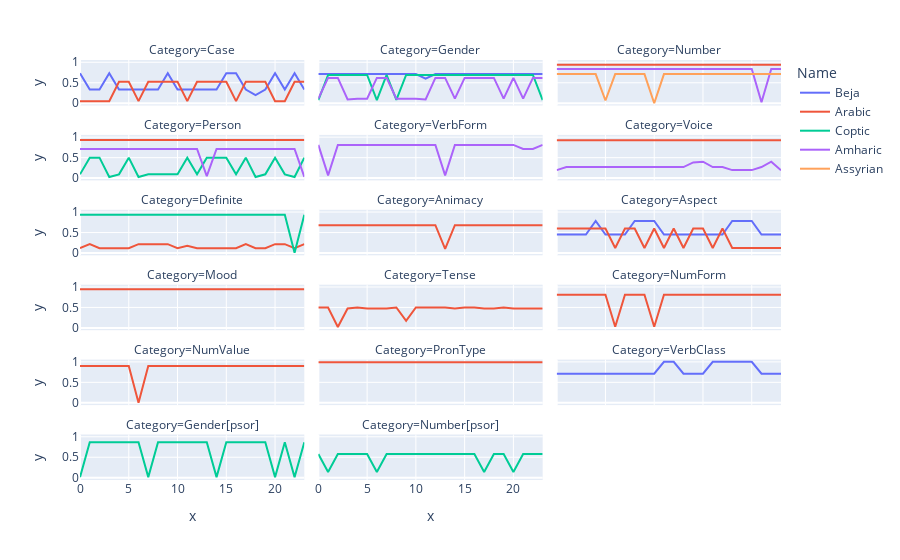

This figure's notebook cell:
### Markdown cell above
### График 2

### Code cell
def update_output(family):
    df_spec = pd.DataFrame(columns = ['Name', 'x', 'y', 'Category'])
    df_spec2 = pd.DataFrame(columns = ['Name', 'x', 'y', 'Category'])
    new_lst = structure[family]

    for el in new_lst:
        df_temp = df1.loc[df1['Name'].isin([el])]
        frames = [df_spec, df_temp]
        df_spec = pd.concat(frames)

    for cat in df_spec['Category'].unique().tolist():
        a = df_spec.loc[df_spec['Category'].isin([cat])]
        
        if len(a['Name'].unique().tolist()) > 2:
            curves = {}

            for index, raw in df_spec.iterrows():
                if raw['Category'] not in curves.keys():
                    curves[raw['Category']] = {}
                if raw['Name'] not in curves[raw['Category']].keys():
                    curves[raw['Category']][raw['Name']] = []
                point = (raw['x'], raw['y'])
                curves[raw['Category']][raw['Name']].append(point)

            distances = {}
            distances[cat] = {}
            nam_line = list(curves[cat].keys())
            for b in range(len(curves[cat].keys())):
                nam_line_spec = list(curves[cat].keys())
                del nam_line_spec[b]
                line_1 = curves[cat][nam_line[b]]
                lang_1 = nam_line[b]
                for name in nam_line_spec:
                    line_2 = curves[cat][name]
                    lang_2 = name
                    compar_name1 = f'{lang_1}:{lang_2}'
                    compar_name2 = f'{lang_2}:{lang_1}'
                    if compar_name1 and compar_name2 not in distances[cat].keys():
                        distances[cat][compar_name1] = frechet_distance(line_1, line_2)

            distances = dict(sorted(distances[cat].items(), key=lambda x: -x[1]))
            compar_distances = {}
            count = 0
            dist_len = 0.8*len(distances.keys())
            pattern1 = int()
            for k in distances.keys():
                count += 1
                if pattern1 == 0:
                    pattern1 =  0.95*distances[k]
                n_index = k.index(':')
                lang1 = k[0:n_index]
                lang2 = k[n_index+1:]
                if distances[k] >= pattern1:
                    if count <= dist_len:
                        if lang1 not in compar_distances.keys():
                            compar_distances[lang1] = []
                            compar_distances[lang1].append(lang1)
                            compar_distances[lang1].append(lang2)
                        else:
                            compar_distances[lang1].append(lang2)
                        if lang2 not in compar_distances.keys():
                            compar_distances[lang2] = []
                            compar_distances[lang2].append(lang2)
                            compar_distances[lang2].append(lang1)
                        else:
                            compar_distances[lang2].append(lang1)
            compar_distances = dict(sorted(compar_distances.items(), key=lambda item: len(item[1])))
            [last] = collections.deque(compar_distances, maxlen=1)
            need_lang = compar_distances[last]
            
            if len(need_lang) >= 6:
                need_lang = need_lang[:6]

            for el in need_lang:
                b = df_spec2.loc[df_spec2['Category'].isin([cat])]
                b = b['Name'].unique().tolist()
                if el not in b:
                    df_temp = df_spec.loc[df_spec['Name'].isin([el])]
                    df_temp = df_temp.loc[df_temp['Category'].isin([cat])]
                    frames = [df_spec2, df_temp]
                    df_spec2 = pd.concat(frames)
        else:
            df_temp = df_spec[df_spec['Category'].isin([cat])]
            frames = [df_spec2, df_temp]
            df_spec2 = pd.concat(frames)
    a = df_spec2.loc[df_spec2['Category'].isin(['Aspect'])]
    fig = px.line(df_spec2, x='x', y='y', facet_col='Category', color='Name', facet_col_wrap=3)
    return fig
update_output('Afro-Asiatic')

### Figure 1 — Plotly figure (JSON) as saved in the notebook; plotly's stock layout.template omitted (floating-point values rounded to 4 significant figures)
{"data": [{"hovertemplate": "Name=Beja<br>Category=Case<br>x=%{x}<br>y=%{y}<extra></extra>", "legendgroup": "Beja", "line": {"color": "#636efa", "dash": "solid"}, "marker": {"symbol": "circle"}, "mode": "lines", "name": "Beja", "orientation": "v", "showlegend": true, "type": "scatter", "x": [0, 1, 2, 3, 4, 5, 6, 7, 8, 9, 10, 11, 12, 13, 14, 15, 16, 17, 18, 19, 20, 21, 22, 23], "xaxis": "x16", "y": [0.733, 0.333, 0.333, 0.733, 0.333, 0.333, 0.333, 0.333, 0.333, 0.733, 0.333, 0.333, 0.333, 0.333, 0.333, 0.733, 0.733, 0.333, 0.2, 0.333, 0.733, 0.333, 0.733, 0.333], "yaxis": "y16"}, {"hovertemplate": "Name=Beja<br>Category=Gender<br>x=%{x}<br>y=%{y}<extra></extra>", "legendgroup": "Beja", "line": {"color": "#636efa", "dash": "solid"}, "marker": {"symbol": "circle"}, "mode": "lines", "name": "Beja", "orientation": "v", "showlegend": false, "type": "scatter", "x": [0, 1, 2, 3, 4, 5, 6, 7, 8, 9, 10, 11, 12, 13, 14, 15, 16, 17, 18, 19, 20, 21, 22, 23], "xaxis": "x17", "y": [0.711, 0.711, 0.711, 0.711, 0.711, 0.711, 0.711, 0.711, 0.711, 0.711, 0.711, 0.6, 0.711, 0.711, 0.711, 0.711, 0.711, 0.711, 0.711, 0.711, 0.711, 0.711, 0.711, 0.711], "yaxis": "y17"}, {"hovertemplate": "Name=Beja<br>Category=Aspect<br>x=%{x}<br>y=%{y}<extra></extra>", "legendgroup": "Beja", "line": {"color": "#636efa", "dash": "solid"}, "marker": {"symbol": "circle"}, "mode": "lines", "name": "Beja", "orientation": "v", "showlegend": false, "type": "scatter", "x": [0, 1, 2, 3, 4, 5, 6, 7, 8, 9, 10, 11, 12, 13, 14, 15, 16, 17, 18, 19, 20, 21, 22, 23], "xaxis": "x12", "y": [0.45, 0.45, 0.45, 0.45, 0.781, 0.45, 0.45, 0.45, 0.781, 0.781, 0.781, 0.45, 0.45, 0.45, 0.45, 0.45, 0.45, 0.45, 0.781, 0.781, 0.781, 0.45, 0.45, 0.45], "yaxis": "y12"}, {"hovertemplate": "Name=Beja<br>Category=VerbClass<br>x=%{x}<br>y=%{y}<extra></extra>", "legendgroup": "Beja", "line": {"color": "#636efa", "dash": "solid"}, "marker": {"symbol": "circle"}, "mode": "lines", "name": "Beja", "orientation": "v", "showlegend": false, "type": "scatter", "x": [0, 1, 2, 3, 4, 5, 6, 7, 8, 9, 10, 11, 12, 13, 14, 15, 16, 17, 18, 19, 20, 21, 22, 23], "xaxis": "x6", "y": [0.711, 0.711, 0.711, 0.711, 0.711, 0.711, 0.711, 0.711, 0.711, 0.711, 0.711, 1, 1, 0.711, 0.711, 0.711, 1, 1, 1, 1, 1, 0.711, 0.711, 0.711], "yaxis": "y6"}, {"hovertemplate": "Name=Arabic<br>Category=Case<br>x=%{x}<br>y=%{y}<extra></extra>", "legendgroup": "Arabic", "line": {"color": "#EF553B", "dash": "solid"}, "marker": {"symbol": "circle"}, "mode": "lines", "name": "Arabic", "orientation": "v", "showlegend": true, "type": "scatter", "x": [0, 1, 2, 3, 4, 5, 6, 7, 8, 9, 10, 11, 12, 13, 14, 15, 16, 17, 18, 19, 20, 21, 22, 23], "xaxis": "x16", "y": [0.051, 0.048, 0.051, 0.051, 0.524, 0.524, 0.051, 0.524, 0.524, 0.524, 0.524, 0.051, 0.524, 0.524, 0.524, 0.524, 0.051, 0.524, 0.524, 0.524, 0.048, 0.048, 0.524, 0.524], "yaxis": "y16"}, {"hovertemplate": "Name=Arabic<br>Category=Number<br>x=%{x}<br>y=%{y}<extra></extra>", "legendgroup": "Arabic", "line": {"color": "#EF553B", "dash": "solid"}, "marker": {"symbol": "circle"}, "mode": "lines", "name": "Arabic", "orientation": "v", "showlegend": false, "type": "scatter", "x": [0, 1, 2, 3, 4, 5, 6, 7, 8, 9, 10, 11, 12, 13, 14, 15, 16, 17, 18, 19, 20, 21, 22, 23], "xaxis": "x18", "y": [0.942, 0.942, 0.942, 0.942, 0.942, 0.942, 0.942, 0.942, 0.942, 0.942, 0.942, 0.942, 0.942, 0.942, 0.942, 0.942, 0.942, 0.942, 0.942, 0.942, 0.942, 0.942, 0.942, 0.942], "yaxis": "y18"}, {"hovertemplate": "Name=Arabic<br>Category=Person<br>x=%{x}<br>y=%{y}<extra></extra>", "legendgroup": "Arabic", "line": {"color": "#EF553B", "dash": "solid"}, "marker": {"symbol": "circle"}, "mode": "lines", "name": "Arabic", "orientation": "v", "showlegend": false, "type": "scatter", "x": [0, 1, 2, 3, 4, 5, 6, 7, 8, 9, 10, 11, 12, 13, 14, 15, 16, 17, 18, 19, 20, 21, 22, 23], "xaxis": "x13", "y": [0.933, 0.933, 0.933, 0.933, 0.933, 0.933, 0.933, 0.933, 0.933, 0.933, 0.933, 0.933, 0.933, 0.933, 0.933, 0.933, 0.933, 0.933, 0.933, 0.933, 0.933, 0.933, 0.933, 0.933], "yaxis": "y13"}, {"hovertemplate": "Name=Arabic<br>Category=Voice<br>x=%{x}<br>y=%{y}<extra></extra>", "legendgroup": "Arabic", "line": {"color": "#EF553B", "dash": "solid"}, "marker": {"symbol": "circle"}, "mode": "lines", "name": "Arabic", "orientation": "v", "showlegend": false, "type": "scatter", "x": [0, 1, 2, 3, 4, 5, 6, 7, 8, 9, 10, 11, 12, 13, 14, 15, 16, 17, 18, 19, 20, 21, 22, 23], "xaxis": "x15", "y": [0.924, 0.924, 0.924, 0.924, 0.924, 0.924, 0.924, 0.924, 0.924, 0.924, 0.924, 0.924, 0.924, 0.924, 0.924, 0.924, 0.924, 0.924, 0.924, 0.924, 0.924, 0.924, 0.924, 0.924], "yaxis": "y15"}, {"hovertemplate": "Name=Arabic<br>Category=Definite<br>x=%{x}<br>y=%{y}<extra></extra>", "legendgroup": "Arabic", "line": {"color": "#EF553B", "dash": "solid"}, "marker": {"symbol": "circle"}, "mode": "lines", "name": "Arabic", "orientation": "v", "showlegend": false, "type": "scatter", "x": [0, 1, 2, 3, 4, 5, 6, 7, 8, 9, 10, 11, 12, 13, 14, 15, 16, 17, 18, 19, 20, 21, 22, 23], "xaxis": "x10", "y": [0.118, 0.216, 0.118, 0.118, 0.118, 0.118, 0.216, 0.216, 0.216, 0.216, 0.118, 0.174, 0.118, 0.118, 0.118, 0.118, 0.118, 0.216, 0.118, 0.118, 0.216, 0.216, 0.117, 0.216], "yaxis": "y10"}, {"hovertemplate": "Name=Arabic<br>Category=Animacy<br>x=%{x}<br>y=%{y}<extra></extra>", "legendgroup": "Arabic", "line": {"color": "#EF553B", "dash": "solid"}, "marker": {"symbol": "circle"}, "mode": "lines", "name": "Arabic", "orientation": "v", "showlegend": false, "type": "scatter", "x": [0, 1, 2, 3, 4, 5, 6, 7, 8, 9, 10, 11, 12, 13, 14, 15, 16, 17, 18, 19, 20, 21, 22, 23], "xaxis": "x11", "y": [0.681, 0.681, 0.681, 0.681, 0.681, 0.681, 0.681, 0.681, 0.681, 0.681, 0.681, 0.681, 0.681, 0.101, 0.681, 0.681, 0.681, 0.681, 0.681, 0.681, 0.681, 0.681, 0.681, 0.681], "yaxis": "y11"}, {"hovertemplate": "Name=Arabic<br>Category=Aspect<br>x=%{x}<br>y=%{y}<extra></extra>", "legendgroup": "Arabic", "line": {"color": "#EF553B", "dash": "solid"}, "marker": {"symbol": "circle"}, "mode": "lines", "name": "Arabic", "orientation": "v", "showlegend": false, "type": "scatter", "x": [0, 1, 2, 3, 4, 5, 6, 7, 8, 9, 10, 11, 12, 13, 14, 15, 16, 17, 18, 19, 20, 21, 22, 23], "xaxis": "x12", "y": [0.6, 0.6, 0.6, 0.6, 0.6, 0.6, 0.124, 0.6, 0.6, 0.124, 0.6, 0.124, 0.6, 0.124, 0.6, 0.6, 0.124, 0.6, 0.124, 0.124, 0.124, 0.124, 0.124, 0.124], "yaxis": "y12"}, {"hovertemplate": "Name=Arabic<br>Category=Mood<br>x=%{x}<br>y=%{y}<extra></extra>", "legendgroup": "Arabic", "line": {"color": "#EF553B", "dash": "solid"}, "marker": {"symbol": "circle"}, "mode": "lines", "name": "Arabic", "orientation": "v", "showlegend": false, "type": "scatter", "x": [0, 1, 2, 3, 4, 5, 6, 7, 8, 9, 10, 11, 12, 13, 14, 15, 16, 17, 18, 19, 20, 21, 22, 23], "xaxis": "x7", "y": [0.945, 0.945, 0.945, 0.945, 0.945, 0.945, 0.945, 0.945, 0.945, 0.945, 0.945, 0.945, 0.945, 0.945, 0.945, 0.945, 0.945, 0.945, 0.945, 0.945, 0.945, 0.945, 0.945, 0.945], "yaxis": "y7"}, {"hovertemplate": "Name=Arabic<br>Category=Tense<br>x=%{x}<br>y=%{y}<extra></extra>", "legendgroup": "Arabic", "line": {"color": "#EF553B", "dash": "solid"}, "marker": {"symbol": "circle"}, "mode": "lines", "name": "Arabic", "orientation": "v", "showlegend": false, "type": "scatter", "x": [0, 1, 2, 3, 4, 5, 6, 7, 8, 9, 10, 11, 12, 13, 14, 15, 16, 17, 18, 19, 20, 21, 22, 23], "xaxis": "x8", "y": [0.499, 0.499, 0.022, 0.476, 0.499, 0.476, 0.476, 0.476, 0.499, 0.175, 0.499, 0.499, 0.499, 0.499, 0.476, 0.499, 0.499, 0.476, 0.476, 0.499, 0.476, 0.476, 0.476, 0.476], "yaxis": "y8"}, {"hovertemplate": "Name=Arabic<br>Category=NumForm<br>x=%{x}<br>y=%{y}<extra></extra>", "legendgroup": "Arabic", "line": {"color": "#EF553B", "dash": "solid"}, "marker": {"symbol": "circle"}, "mode": "lines", "name": "Arabic", "orientation": "v", "showlegend": false, "type": "scatter", "x": [0, 1, 2, 3, 4, 5, 6, 7, 8, 9, 10, 11, 12, 13, 14, 15, 16, 17, 18, 19, 20, 21, 22, 23], "xaxis": "x9", "y": [0.812, 0.812, 0.812, 0.812, 0.812, 0.812, 0.029, 0.812, 0.812, 0.812, 0.029, 0.812, 0.812, 0.812, 0.812, 0.812, 0.812, 0.812, 0.812, 0.812, 0.812, 0.812, 0.812, 0.812], "yaxis": "y9"}, {"hovertemplate": "Name=Arabic<br>Category=NumValue<br>x=%{x}<br>y=%{y}<extra></extra>", "legendgroup": "Arabic", "line": {"color": "#EF553B", "dash": "solid"}, "marker": {"symbol": "circle"}, "mode": "lines", "name": "Arabic", "orientation": "v", "showlegend": false, "type": "scatter", "x": [0, 1, 2, 3, 4, 5, 6, 7, 8, 9, 10, 11, 12, 13, 14, 15, 16, 17, 18, 19, 20, 21, 22, 23], "xaxis": "x4", "y": [0.897, 0.897, 0.897, 0.897, 0.897, 0.897, 0, 0.897, 0.897, 0.897, 0.897, 0.897, 0.897, 0.897, 0.897, 0.897, 0.897, 0.897, 0.897, 0.897, 0.897, 0.897, 0.897, 0.897], "yaxis": "y4"}, {"hovertemplate": "Name=Arabic<br>Category=PronType<br>x=%{x}<br>y=%{y}<extra></extra>", "legendgroup": "Arabic", "line": {"color": "#EF553B", "dash": "solid"}, "marker": {"symbol": "circle"}, "mode": "lines", "name": "Arabic", "orientation": "v", "showlegend": false, "type": "scatter", "x": [0, 1, 2, 3, 4, 5, 6, 7, 8, 9, 10, 11, 12, 13, 14, 15, 16, 17, 18, 19, 20, 21, 22, 23], "xaxis": "x5", "y": [0.991, 0.991, 0.991, 0.991, 0.991, 0.991, 0.991, 0.991, 0.991, 0.991, 0.991, 0.991, 0.991, 0.991, 0.991, 0.991, 0.991, 0.991, 0.991, 0.991, 0.991, 0.991, 0.991, 0.991], "yaxis": "y5"}, {"hovertemplate": "Name=Coptic<br>Category=Gender<br>x=%{x}<br>y=%{y}<extra></extra>", "legendgroup": "Coptic", "line": {"color": "#00cc96", "dash": "solid"}, "marker": {"symbol": "circle"}, "mode": "lines", "name": "Coptic", "orientation": "v", "showlegend": true, "type": "scatter", "x": [0, 1, 2, 3, 4, 5, 6, 7, 8, 9, 10, 11, 12, 13, 14, 15, 16, 17, 18, 19, 20, 21, 22, 23], "xaxis": "x17", "y": [0.075, 0.692, 0.692, 0.692, 0.692, 0.692, 0.075, 0.692, 0.081, 0.692, 0.692, 0.692, 0.692, 0.692, 0.692, 0.692, 0.692, 0.692, 0.692, 0.692, 0.692, 0.692, 0.692, 0.075], "yaxis": "y17"}, {"hovertemplate": "Name=Coptic<br>Category=Person<br>x=%{x}<br>y=%{y}<extra></extra>", "legendgroup": "Coptic", "line": {"color": "#00cc96", "dash": "solid"}, "marker": {"symbol": "circle"}, "mode": "lines", "name": "Coptic", "orientation": "v", "showlegend": false, "type": "scatter", "x": [0, 1, 2, 3, 4, 5, 6, 7, 8, 9, 10, 11, 12, 13, 14, 15, 16, 17, 18, 19, 20, 21, 22, 23], "xaxis": "x13", "y": [0.092, 0.5, 0.5, 0.026, 0.092, 0.5, 0.026, 0.092, 0.093, 0.093, 0.093, 0.5, 0.092, 0.5, 0.5, 0.5, 0.093, 0.5, 0.026, 0.093, 0.5, 0.092, 0.026, 0.5], "yaxis": "y13"}, {"hovertemplate": "Name=Coptic<br>Category=Definite<br>x=%{x}<br>y=%{y}<extra></extra>", "legendgroup": "Coptic", "line": {"color": "#00cc96", "dash": "solid"}, "marker": {"symbol": "circle"}, "mode": "lines", "name": "Coptic", "orientation": "v", "showlegend": false, "type": "scatter", "x": [0, 1, 2, 3, 4, 5, 6, 7, 8, 9, 10, 11, 12, 13, 14, 15, 16, 17, 18, 19, 20, 21, 22, 23], "xaxis": "x10", "y": [0.933, 0.933, 0.933, 0.933, 0.933, 0.933, 0.933, 0.933, 0.933, 0.933, 0.933, 0.933, 0.933, 0.933, 0.933, 0.933, 0.933, 0.933, 0.933, 0.933, 0.933, 0.933, 0.009, 0.933], "yaxis": "y10"}, {"hovertemplate": "Name=Coptic<br>Category=Gender[psor]<br>x=%{x}<br>y=%{y}<extra></extra>", "legendgroup": "Coptic", "line": {"color": "#00cc96", "dash": "solid"}, "marker": {"symbol": "circle"}, "mode": "lines", "name": "Coptic", "orientation": "v", "showlegend": false, "type": "scatter", "x": [0, 1, 2, 3, 4, 5, 6, 7, 8, 9, 10, 11, 12, 13, 14, 15, 16, 17, 18, 19, 20, 21, 22, 23], "xaxis": "x", "y": [0.015, 0.867, 0.867, 0.867, 0.867, 0.867, 0.867, 0.015, 0.867, 0.867, 0.867, 0.867, 0.867, 0.867, 0.015, 0.867, 0.867, 0.867, 0.867, 0.867, 0.015, 0.867, 0.015, 0.867], "yaxis": "y"}, {"hovertemplate": "Name=Coptic<br>Category=Number[psor]<br>x=%{x}<br>y=%{y}<extra></extra>", "legendgroup": "Coptic", "line": {"color": "#00cc96", "dash": "solid"}, "marker": {"symbol": "circle"}, "mode": "lines", "name": "Coptic", "orientation": "v", "showlegend": false, "type": "scatter", "x": [0, 1, 2, 3, 4, 5, 6, 7, 8, 9, 10, 11, 12, 13, 14, 15, 16, 17, 18, 19, 20, 21, 22, 23], "xaxis": "x2", "y": [0.577, 0.138, 0.577, 0.577, 0.593, 0.577, 0.138, 0.577, 0.577, 0.577, 0.577, 0.577, 0.577, 0.577, 0.577, 0.577, 0.577, 0.138, 0.577, 0.577, 0.138, 0.577, 0.577, 0.577], "yaxis": "y2"}, {"hovertemplate": "Name=Amharic<br>Category=Gender<br>x=%{x}<br>y=%{y}<extra></extra>", "legendgroup": "Amharic", "line": {"color": "#ab63fa", "dash": "solid"}, "marker": {"symbol": "circle"}, "mode": "lines", "name": "Amharic", "orientation": "v", "showlegend": true, "type": "scatter", "x": [0, 1, 2, 3, 4, 5, 6, 7, 8, 9, 10, 11, 12, 13, 14, 15, 16, 17, 18, 19, 20, 21, 22, 23], "xaxis": "x17", "y": [0.112, 0.618, 0.618, 0.091, 0.112, 0.112, 0.618, 0.618, 0.112, 0.112, 0.112, 0.091, 0.618, 0.618, 0.112, 0.618, 0.618, 0.618, 0.618, 0.112, 0.618, 0.112, 0.618, 0.618], "yaxis": "y17"}, {"hovertemplate": "Name=Amharic<br>Category=Number<br>x=%{x}<br>y=%{y}<extra></extra>", "legendgroup": "Amharic", "line": {"color": "#ab63fa", "dash": "solid"}, "marker": {"symbol": "circle"}, "mode": "lines", "name": "Amharic", "orientation": "v", "showlegend": false, "type": "scatter", "x": [0, 1, 2, 3, 4, 5, 6, 7, 8, 9, 10, 11, 12, 13, 14, 15, 16, 17, 18, 19, 20, 21, 22, 23], "xaxis": "x18", "y": [0.834, 0.834, 0.834, 0.834, 0.834, 0.834, 0.834, 0.834, 0.834, 0.834, 0.834, 0.834, 0.834, 0.834, 0.834, 0.834, 0.834, 0.834, 0.834, 0.834, 0.834, 0.023, 0.834, 0.834], "yaxis": "y18"}, {"hovertemplate": "Name=Amharic<br>Category=Person<br>x=%{x}<br>y=%{y}<extra></extra>", "legendgroup": "Amharic", "line": {"color": "#ab63fa", "dash": "solid"}, "marker": {"symbol": "circle"}, "mode": "lines", "name": "Amharic", "orientation": "v", "showlegend": false, "type": "scatter", "x": [0, 1, 2, 3, 4, 5, 6, 7, 8, 9, 10, 11, 12, 13, 14, 15, 16, 17, 18, 19, 20, 21, 22, 23], "xaxis": "x13", "y": [0.714, 0.714, 0.714, 0.714, 0.714, 0.714, 0.714, 0.714, 0.714, 0.714, 0.714, 0.714, 0.714, 0.05, 0.714, 0.714, 0.714, 0.714, 0.714, 0.714, 0.714, 0.714, 0.714, 0.031], "yaxis": "y13"}, {"hovertemplate": "Name=Amharic<br>Category=VerbForm<br>x=%{x}<br>y=%{y}<extra></extra>", "legendgroup": "Amharic", "line": {"color": "#ab63fa", "dash": "solid"}, "marker": {"symbol": "circle"}, "mode": "lines", "name": "Amharic", "orientation": "v", "showlegend": false, "type": "scatter", "x": [0, 1, 2, 3, 4, 5, 6, 7, 8, 9, 10, 11, 12, 13, 14, 15, 16, 17, 18, 19, 20, 21, 22, 23], "xaxis": "x14", "y": [0.811, 0.067, 0.811, 0.811, 0.811, 0.811, 0.811, 0.811, 0.811, 0.811, 0.811, 0.811, 0.811, 0.067, 0.811, 0.811, 0.811, 0.811, 0.811, 0.811, 0.811, 0.711, 0.711, 0.811], "yaxis": "y14"}, {"hovertemplate": "Name=Amharic<br>Category=Voice<br>x=%{x}<br>y=%{y}<extra></extra>", "legendgroup": "Amharic", "line": {"color": "#ab63fa", "dash": "solid"}, "marker": {"symbol": "circle"}, "mode": "lines", "name": "Amharic", "orientation": "v", "showlegend": false, "type": "scatter", "x": [0, 1, 2, 3, 4, 5, 6, 7, 8, 9, 10, 11, 12, 13, 14, 15, 16, 17, 18, 19, 20, 21, 22, 23], "xaxis": "x15", "y": [0.196, 0.271, 0.271, 0.271, 0.271, 0.271, 0.271, 0.271, 0.271, 0.271, 0.271, 0.271, 0.271, 0.271, 0.383, 0.402, 0.271, 0.271, 0.196, 0.196, 0.196, 0.271, 0.402, 0.191], "yaxis": "y15"}, {"hovertemplate": "Name=Assyrian<br>Category=Number<br>x=%{x}<br>y=%{y}<extra></extra>", "legendgroup": "Assyrian", "line": {"color": "#FFA15A", "dash": "solid"}, "marker": {"symbol": "circle"}, "mode": "lines", "name": "Assyrian", "orientation": "v", "showlegend": true, "type": "scatter", "x": [0, 1, 2, 3, 4, 5, 6, 7, 8, 9, 10, 11, 12, 13, 14, 15, 16, 17, 18, 19, 20, 21, 22, 23], "xaxis": "x18", "y": [0.711, 0.711, 0.711, 0.711, 0.711, 0.067, 0.711, 0.711, 0.711, 0.711, 0, 0.711, 0.711, 0.711, 0.711, 0.711, 0.711, 0.711, 0.711, 0.711, 0.711, 0.711, 0.711, 0.711], "yaxis": "y18"}], "layout": {"annotations": [{"font": {}, "showarrow": false, "text": "Category=Gender[psor]", "x": 0.16, "xanchor": "center", "xref": "paper", "y": 0.1083, "yanchor": "bottom", "yref": "paper"}, {"font": {}, "showarrow": false, "text": "Category=Number[psor]", "x": 0.5, "xanchor": "center", "xref": "paper", "y": 0.1083, "yanchor": "bottom", "yref": "paper"}, {"font": {}, "showarrow": false, "text": "Category=NumValue", "x": 0.16, "xanchor": "center", "xref": "paper", "y": 0.2867, "yanchor": "bottom", "yref": "paper"}, {"font": {}, "showarrow": false, "text": "Category=PronType", "x": 0.5, "xanchor": "center", "xref": "paper", "y": 0.2867, "yanchor": "bottom", "yref": "paper"}, {"font": {}, "showarrow": false, "text": "Category=VerbClass", "x": 0.84, "xanchor": "center", "xref": "paper", "y": 0.2867, "yanchor": "bottom", "yref": "paper"}, {"font": {}, "showarrow": false, "text": "Category=Mood", "x": 0.16, "xanchor": "center", "xref": "paper", "y": 0.465, "yanchor": "bottom", "yref": "paper"}, {"font": {}, "showarrow": false, "text": "Category=Tense", "x": 0.5, "xanchor": "center", "xref": "paper", "y": 0.465, "yanchor": "bottom", "yref": "paper"}, {"font": {}, "showarrow": false, "text": "Category=NumForm", "x": 0.84, "xanchor": "center", "xref": "paper", "y": 0.465, "yanchor": "bottom", "yref": "paper"}, {"font": {}, "showarrow": false, "text": "Category=Definite", "x": 0.16, "xanchor": "center", "xref": "paper", "y": 0.6433, "yanchor": "bottom", "yref": "paper"}, {"font": {}, "showarrow": false, "text": "Category=Animacy", "x": 0.5, "xanchor": "center", "xref": "paper", "y": 0.6433, "yanchor": "bottom", "yref": "paper"}, {"font": {}, "showarrow": false, "text": "Category=Aspect", "x": 0.84, "xanchor": "center", "xref": "paper", "y": 0.6433, "yanchor": "bottom", "yref": "paper"}, {"font": {}, "showarrow": false, "text": "Category=Person", "x": 0.16, "xanchor": "center", "xref": "paper", "y": 0.8217, "yanchor": "bottom", "yref": "paper"}, {"font": {}, "showarrow": false, "text": "Category=VerbForm", "x": 0.5, "xanchor": "center", "xref": "paper", "y": 0.8217, "yanchor": "bottom", "yref": "paper"}, {"font": {}, "showarrow": false, "text": "Category=Voice", "x": 0.84, "xanchor": "center", "xref": "paper", "y": 0.8217, "yanchor": "bottom", "yref": "paper"}, {"font": {}, "showarrow": false, "text": "Category=Case", "x": 0.16, "xanchor": "center", "xref": "paper", "y": 1.0, "yanchor": "bottom", "yref": "paper"}, {"font": {}, "showarrow": false, "text": "Category=Gender", "x": 0.5, "xanchor": "center", "xref": "paper", "y": 1.0, "yanchor": "bottom", "yref": "paper"}, {"font": {}, "showarrow": false, "text": "Category=Number", "x": 0.84, "xanchor": "center", "xref": "paper", "y": 1.0, "yanchor": "bottom", "yref": "paper"}], "legend": {"title": {"text": "Name"}, "tracegroupgap": 0}, "margin": {"t": 60}, "xaxis": {"anchor": "y", "domain": [0, 0.32], "title": {"text": "x"}}, "xaxis10": {"anchor": "y10", "domain": [0, 0.32], "matches": "x", "showticklabels": false}, "xaxis11": {"anchor": "y11", "domain": [0.34, 0.66], "matches": "x", "showticklabels": false}, "xaxis12": {"anchor": "y12", "domain": [0.68, 1.0], "matches": "x", "showticklabels": false}, "xaxis13": {"anchor": "y13", "domain": [0, 0.32], "matches": "x", "showticklabels": false}, "xaxis14": {"anchor": "y14", "domain": [0.34, 0.66], "matches": "x", "showticklabels": false}, "xaxis15": {"anchor": "y15", "domain": [0.68, 1.0], "matches": "x", "showticklabels": false}, "xaxis16": {"anchor": "y16", "domain": [0, 0.32], "matches": "x", "showticklabels": false}, "xaxis17": {"anchor": "y17", "domain": [0.34, 0.66], "matches": "x", "showticklabels": false}, "xaxis18": {"anchor": "y18", "domain": [0.68, 1.0], "matches": "x", "showticklabels": false}, "xaxis2": {"anchor": "y2", "domain": [0.34, 0.66], "matches": "x", "title": {"text": "x"}}, "xaxis3": {"anchor": "y3", "domain": [0.68, 1.0], "matches": "x", "title": {"text": "x"}}, "xaxis4": {"anchor": "y4", "domain": [0, 0.32], "matches": "x", "showticklabels": false}, "xaxis5": {"anchor": "y5", "domain": [0.34, 0.66], "matches": "x", "showticklabels": false}, "xaxis6": {"anchor": "y6", "domain": [0.68, 1.0], "matches": "x", "showticklabels": false}, "xaxis7": {"anchor": "y7", "domain": [0, 0.32], "matches": "x", "showticklabels": false}, "xaxis8": {"anchor": "y8", "domain": [0.34, 0.66], "matches": "x", "showticklabels": false}, "xaxis9": {"anchor": "y9", "domain": [0.68, 1.0], "matches": "x", "showticklabels": false}, "yaxis": {"anchor": "x", "domain": [0, 0.1083], "title": {"text": "y"}}, "yaxis10": {"anchor": "x10", "domain": [0.535, 0.6433], "matches": "y", "title": {"text": "y"}}, "yaxis11": {"anchor": "x11", "domain": [0.535, 0.6433], "matches": "y", "showticklabels": false}, "yaxis12": {"anchor": "x12", "domain": [0.535, 0.6433], "matches": "y", "showticklabels": false}, "yaxis13": {"anchor": "x13", "domain": [0.7133, 0.8217], "matches": "y", "title": {"text": "y"}}, "yaxis14": {"anchor": "x14", "domain": [0.7133, 0.8217], "matches": "y", "showticklabels": false}, "yaxis15": {"anchor": "x15", "domain": [0.7133, 0.8217], "matches": "y", "showticklabels": false}, "yaxis16": {"anchor": "x16", "domain": [0.8917, 1.0], "matches": "y", "title": {"text": "y"}}, "yaxis17": {"anchor": "x17", "domain": [0.8917, 1.0], "matches": "y", "showticklabels": false}, "yaxis18": {"anchor": "x18", "domain": [0.8917, 1.0], "matches": "y", "showticklabels": false}, "yaxis2": {"anchor": "x2", "domain": [0, 0.1083], "matches": "y", "showticklabels": false}, "yaxis3": {"anchor": "x3", "domain": [0, 0.1083], "matches": "y", "showticklabels": false}, "yaxis4": {"anchor": "x4", "domain": [0.1783, 0.2867], "matches": "y", "title": {"text": "y"}}, "yaxis5": {"anchor": "x5", "domain": [0.1783, 0.2867], "matches": "y", "showticklabels": false}, "yaxis6": {"anchor": "x6", "domain": [0.1783, 0.2867], "matches": "y", "showticklabels": false}, "yaxis7": {"anchor": "x7", "domain": [0.3567, 0.465], "matches": "y", "title": {"text": "y"}}, "yaxis8": {"anchor": "x8", "domain": [0.3567, 0.465], "matches": "y", "showticklabels": false}, "yaxis9": {"anchor": "x9", "domain": [0.3567, 0.465], "matches": "y", "showticklabels": false}}}
